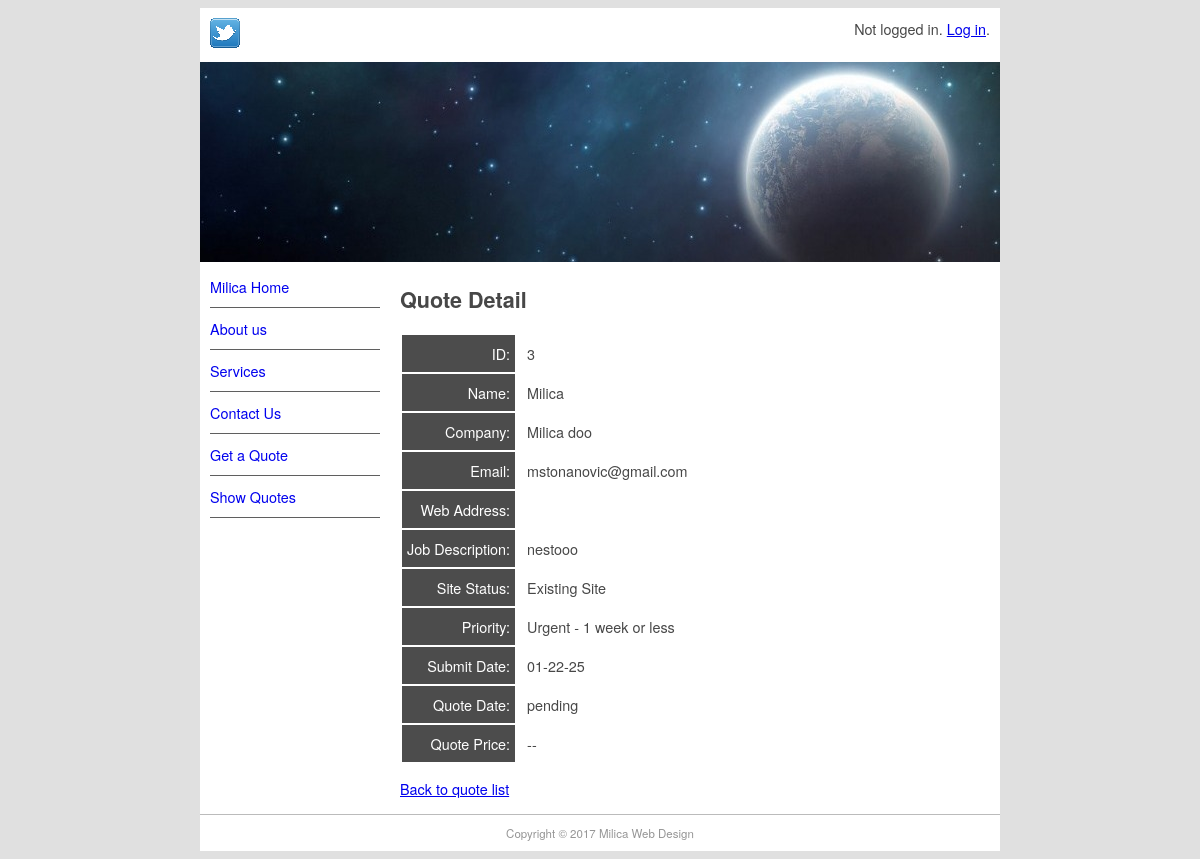
The page /quote/show/3 on the database its author committed.
### pages/models.py (models this page shows)
class Page(models.Model):
   title = models.CharField(max_length=60)  #<title> elementi u templateu
   permalink = models.CharField(max_length=12, unique=True)  #permanent link ka odredjenoj stranici, unique je jer se tako kreira link ka stranici
   update_date = models.DateTimeField('Last Updated')  #kad je strana bila modifikovana
   bodytext = models.TextField('Page Content', blank=True)  #<body> elemeni u tepmplateu

### quotes/models.py (models this page shows)
class Quote(models.Model):
    name = models.CharField(max_length=100)
    position = models.CharField(max_length=60, blank=True)
    company = models.CharField(max_length=60, blank=True)
    address = models.CharField(max_length=200, blank=True)
    phone = models.CharField(max_length=30, blank=True)
    email = models.EmailField()
    web = models.URLField(blank=True)
    description = models.TextField()
    sitestatus = models.CharField(max_length=20, choices=STATUS_CHOICES) #ovde su iskorisceni tuples koje smo prav ili i to ce biti dropdown
    priority = models.CharField(max_length=40, choices=PRIORITY_CHOICES)
    jobfile = models.FileField(upload_to='uploads/', blank=True)
    submitted = models.DateField(auto_now_add=True)
    quotedate = models.DateField(blank=True, null=True)
    quoteprice = models.DecimalField(decimal_places=2, max_digits=7, blank=True, default=0)
    username = models.ForeignKey(User, blank=True, null=True, on_delete=models.SET_NULL)

### quotes/views.py (the view)
# urls.py: path('show/<int:pk>', QuoteView.as_view(), name='quote-detail'),
class QuoteView(DetailView):
    model = Quote
    context_object_name = 'quote'
    def get_context_data(self, **kwargs):
        context = super(QuoteView, self).get_context_data(**kwargs)
        context['page_list'] = Page.objects.all()
        return context

### quotes/templates/quotes/quote_detail.html (shortened to what this page needs)
{% extends "quotes/quote.html" %}
{% block content %}
<h1>Quote Detail</h1>
<table class="quote">
    <tr><td>ID:</td><td>{{ quote.id }}</td></tr>
    <tr><td>Name:</td><td>{{ quote.name }}</td></tr>
    <tr><td>Company:</td><td>{{ quote.company }}</td></tr>
    <tr><td>Email:</td><td>{{ quote.email }}</td></tr>
    <tr><td>Web Address:</td><td>{{ quote.web }}</td></tr>
    <tr><td>Job Description:</td><td>{{ quote.description}}</td></tr>
    <tr><td>Site Status:</td><td>{{ quote.get_sitestatus_display }}</td></tr>
    <tr><td>Priority:</td><td>{{ quote.get_priority_display }}</td></tr>
    <tr><td>Submit Date:</td><td>{{ quote.submitted|date:"m-d-y" }}</td></tr>
    <tr><td>Quote Date:</td><td>{{ quote.quotedate|date:"m-d-y"|default:"pending" }}</td></tr>
    <tr><td>Quote Price:</td><td>{{ quote.quoteprice|default:"--" }}</td></tr>
</table>
<p><a href="../show">Back to quote list</a></p>
{% endblock content %}

### quotes/templates/quotes/quote.html (shortened to what this page needs)
{% extends "base.html" %}
{% block sidenav %}
  {% for page in page_list %}
    <li> <a href="{{ page.permalink }}">{{ page.title }}</a></li>
  {% endfor %}
{% endblock sidenav %}

### django_projekat/static/main.css (style rules this page uses)
body { background-color: #E0E0E0; font-family: Gotham, "Helvetica Neue", Helvetica, Arial, sans-serif; font-size: 0.9em; text-align: justify; color: #474747; }
#nav li { padding-top: 10px; padding-bottom: 10px; font-size: 1em; list-style-type: none; border-bottom: thin solid #5F5F5F; color: #4C4C4C;left: 0px; list-style-position: inside; margin-left: 10px; }
#nav li a { text-decoration: none; }
.quote td:first-child { background-color: #4c4c4c; color: white; text-align: right; padding: 8px 5px; border: none; }
.quote td { padding: 5px 10px; }

### rows shown on the page
Page: title "Milica Home"
Page: title "About us"
Page: title "Services"
Quote: id "3", name "Milica", company "Milica doo", email "mstonanovic@gmail.com", description "nestooo", sitestatus "Existing Site", priority "Urgent - 1 week or less", submitted "01-22-25", quotedate "pending", quoteprice "--"
